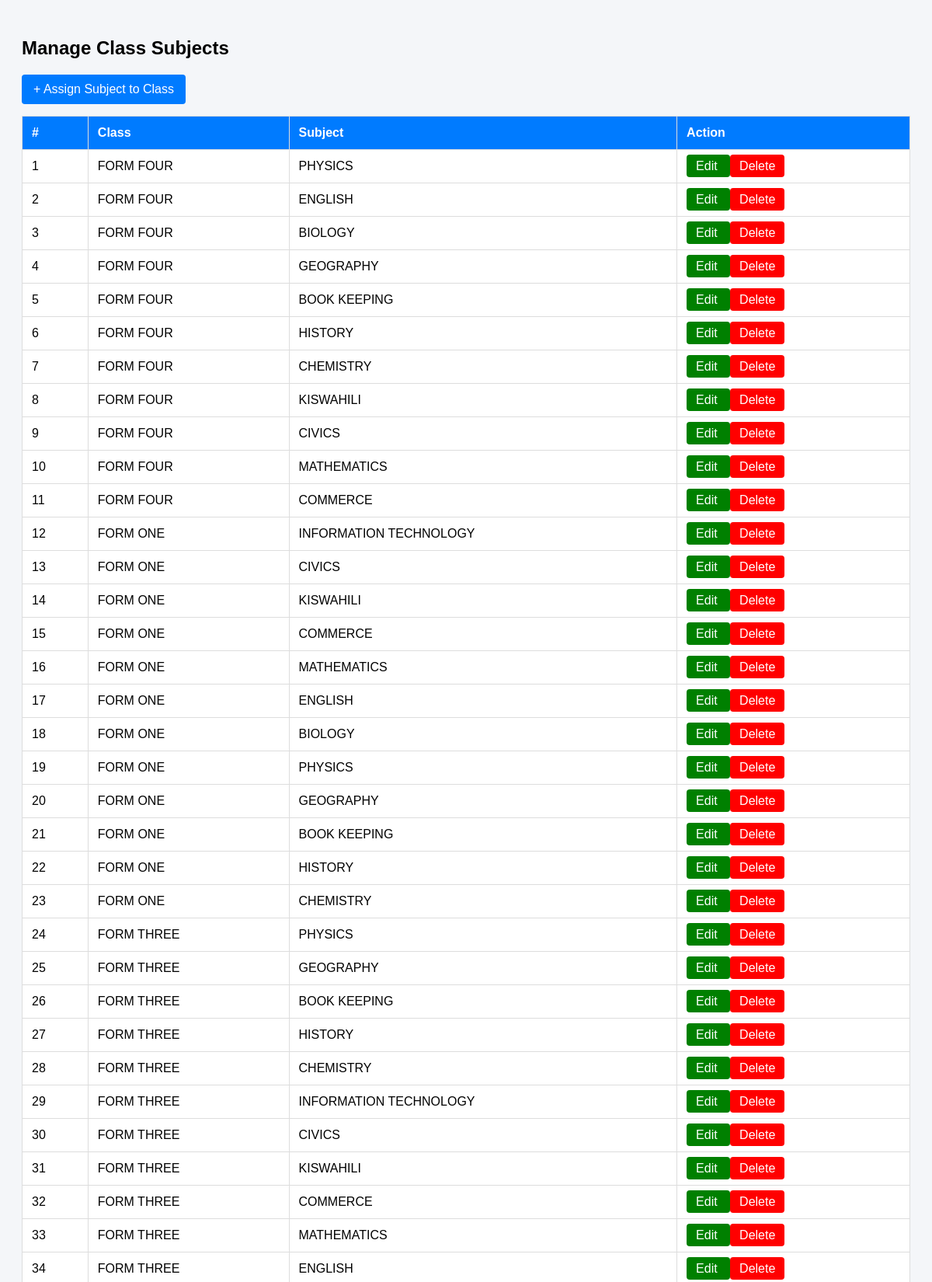
Page /admin/manage_class_subject.php (upper part) on the committed database.
### tables this page shows
CREATE TABLE `class_subject` (
  `id` int(11) NOT NULL AUTO_INCREMENT,
  `class_id` int(11) NOT NULL,
  `subject_id` int(11) NOT NULL,
  `status` enum('active','inactive') NOT NULL DEFAULT 'active',
  PRIMARY KEY (`id`),
  KEY `class_id` (`class_id`),
  KEY `subject_id` (`subject_id`),
  CONSTRAINT `class_subject_ibfk_1` FOREIGN KEY (`class_id`) REFERENCES `class` (`class_id`) ON DELETE CASCADE,
  CONSTRAINT `class_subject_ibfk_2` FOREIGN KEY (`subject_id`) REFERENCES `subject` (`subject_id`) ON DELETE CASCADE
);

CREATE TABLE `class` (
  `class_id` int(11) NOT NULL AUTO_INCREMENT,
  `class_name` varchar(100) NOT NULL,
  `stream` varchar(50) DEFAULT NULL,
  `created_at` timestamp NULL DEFAULT current_timestamp(),
  `reg_prefix` varchar(2) NOT NULL,
  `level` int(11) NOT NULL,
  PRIMARY KEY (`class_id`)
);

CREATE TABLE `subject` (
  `subject_id` int(11) NOT NULL AUTO_INCREMENT,
  `subject_name` varchar(100) NOT NULL,
  `department_id` int(11) DEFAULT NULL,
  `teacher_id` int(11) DEFAULT NULL,
  `created_at` timestamp NULL DEFAULT current_timestamp(),
  PRIMARY KEY (`subject_id`),
  KEY `teacher_id` (`teacher_id`),
  KEY `fk_subject_department` (`department_id`),
  CONSTRAINT `fk_subject_department` FOREIGN KEY (`department_id`) REFERENCES `department` (`department_id`) ON DELETE CASCADE ON UPDATE CASCADE,
  CONSTRAINT `subject_ibfk_1` FOREIGN KEY (`teacher_id`) REFERENCES `teacher` (`teacher_id`) ON DELETE CASCADE ON UPDATE CASCADE
);

### admin/manage_class_subject.php (the view, shortened to what this page needs)
<?php
include '../auth/audit_logger.php';
$sql = "
SELECT
    cs.id,
    c.class_name,
    s.subject_name,
    cs.status
FROM class_subject cs
JOIN class c ON cs.class_id = c.class_id
JOIN subject s ON cs.subject_id = s.subject_id
ORDER BY c.class_name
";
$result = mysqli_query($conn, $sql);
?>
<!DOCTYPE html>
<html>
<head>
</head>
<body>
<h2>Manage Class Subjects</h2>
<a href="add_class_subject.php" class="add">+ Assign Subject to Class</a>
<table>
    <tr>
        <th>#</th>
        <th>Class</th>
        <th>Subject</th>
        <th>Action</th>
    </tr>
    <?php
    $count = 1;
    while($row = mysqli_fetch_assoc($result)){
    ?>
    <tr>
        <td><?= $count++ ?></td>
        <td><?= htmlspecialchars($row['class_name']) ?></td>
        <td><?= htmlspecialchars($row['subject_name']) ?></td>
        <td>
            <a class="btn edit"
               href="edit_class_subject.php?class_id=<?= $row['id'] ?>">
               Edit
            </a>
            <a class="btn delete"
               href="delete_class_subject.php?id=<?= $row['id'] ?>"
               onclick="return confirm('Delete this record?')">
               Delete
            </a>
        </td>
    </tr>
    <?php } ?>
</table>
</body>
</html>

### admin/manage_class_subject.php (style rules this page uses)
body { font-family: Arial, sans-serif; background:#f4f6f9; padding:20px; }
h2 { margin-bottom:20px; }
table { width:100%; border-collapse:collapse; background:#fff; }
th, td { padding:12px; border:1px solid #ddd; text-align:left; }
th { background:#007bff; color:white; }
.btn { padding:6px 12px; text-decoration:none; border-radius:4px; color:white; }
.edit { background:green; }
.delete { background:red; }
.add { background:#007bff; padding:10px 15px; display:inline-block; margin-bottom:15px; color:white; text-decoration:none; border-radius:4px; }

### rows in the picture
class_subject: class.class_name "FORM FOUR", subject.subject_name "PHYSICS"
class_subject: class.class_name "FORM FOUR", subject.subject_name "ENGLISH"
class_subject: class.class_name "FORM FOUR", subject.subject_name "BIOLOGY"
class_subject: class.class_name "FORM FOUR", subject.subject_name "GEOGRAPHY"
class_subject: class.class_name "FORM FOUR", subject.subject_name "BOOK KEEPING"
class_subject: class.class_name "FORM FOUR", subject.subject_name "HISTORY"
class_subject: class.class_name "FORM FOUR", subject.subject_name "CHEMISTRY"
class_subject: class.class_name "FORM FOUR", subject.subject_name "KISWAHILI"
class_subject: class.class_name "FORM FOUR", subject.subject_name "CIVICS"
class_subject: class.class_name "FORM FOUR", subject.subject_name "MATHEMATICS"
class_subject: class.class_name "FORM FOUR", subject.subject_name "COMMERCE"
class_subject: class.class_name "FORM ONE", subject.subject_name "INFORMATION TECHNOLOGY"
class_subject: class.class_name "FORM ONE", subject.subject_name "CIVICS"
class_subject: class.class_name "FORM ONE", subject.subject_name "KISWAHILI"
class_subject: class.class_name "FORM ONE", subject.subject_name "COMMERCE"
class_subject: class.class_name "FORM ONE", subject.subject_name "MATHEMATICS"
class_subject: class.class_name "FORM ONE", subject.subject_name "ENGLISH"
class_subject: class.class_name "FORM ONE", subject.subject_name "BIOLOGY"
class_subject: class.class_name "FORM ONE", subject.subject_name "PHYSICS"
class_subject: class.class_name "FORM ONE", subject.subject_name "GEOGRAPHY"
class_subject: class.class_name "FORM ONE", subject.subject_name "BOOK KEEPING"
class_subject: class.class_name "FORM ONE", subject.subject_name "HISTORY"
class_subject: class.class_name "FORM ONE", subject.subject_name "CHEMISTRY"
class_subject: class.class_name "FORM THREE", subject.subject_name "PHYSICS"
class_subject: class.class_name "FORM THREE", subject.subject_name "GEOGRAPHY"
class_subject: class.class_name "FORM THREE", subject.subject_name "BOOK KEEPING"
class_subject: class.class_name "FORM THREE", subject.subject_name "HISTORY"
class_subject: class.class_name "FORM THREE", subject.subject_name "CHEMISTRY"
class_subject: class.class_name "FORM THREE", subject.subject_name "INFORMATION TECHNOLOGY"
class_subject: class.class_name "FORM THREE", subject.subject_name "CIVICS"
class_subject: class.class_name "FORM THREE", subject.subject_name "KISWAHILI"
class_subject: class.class_name "FORM THREE", subject.subject_name "COMMERCE"
class_subject: class.class_name "FORM THREE", subject.subject_name "MATHEMATICS"
class_subject: class.class_name "FORM THREE", subject.subject_name "ENGLISH"
